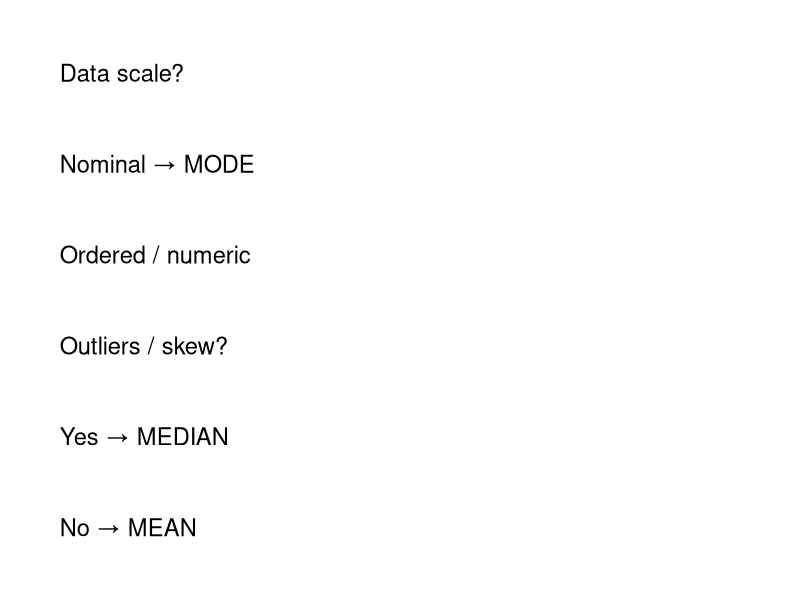
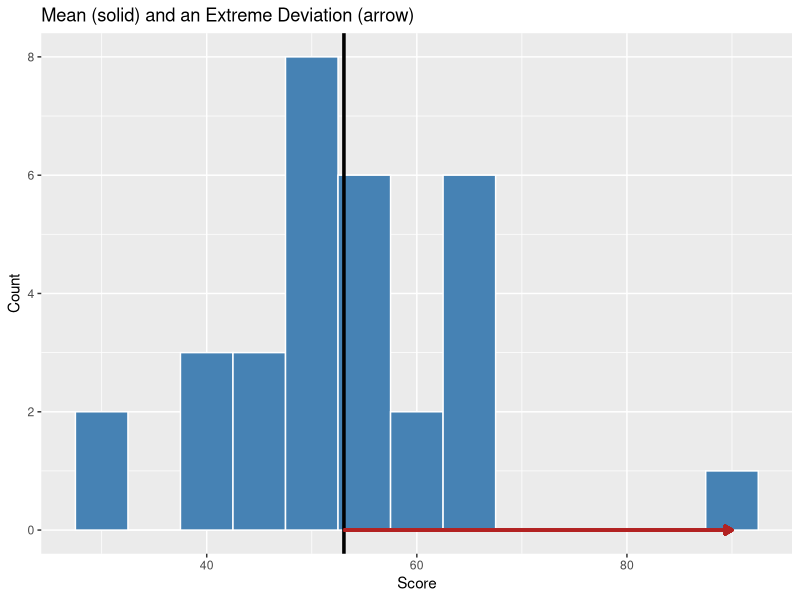

The R script that drew these images, in order:
## ---- chunk 1
library(ggplot2)           # only for making figures
knitr::opts_chunk$set(
  echo = FALSE,            
  message = FALSE, warning = FALSE,
  dev = "png",
  fig.width = 6, fig.height = 4, fig.align = "center"
)
## ---- chunk 2
decision <- data.frame(
  x = rep(1, 6),
  y = 5:0,
  label = c(
    "Data scale?",
    "Nominal → MODE",
    "Ordered / numeric",
    "Outliers / skew?",
    "Yes → MEDIAN",
    "No → MEAN"
  )
)
ggplot(decision, aes(x, y, label = label)) +
  geom_text(size = 6, hjust = 0) +
  xlim(0.9, 4) + ylim(-0.5, 5.5) +
  theme_void()
## ---- chunk 3
set.seed(2)
scores <- c(rnorm(30, 50, 8), 90)   # one extreme value
mn <- mean(scores)
ggplot(data.frame(scores), aes(scores)) +
  geom_histogram(binwidth = 5, fill = "steelblue", colour = "white") +
  geom_vline(xintercept = mn, lwd = 1.2) +
  geom_segment(aes(x = mn, xend = 90, y = 0, yend = 0),
               arrow = arrow(type = "closed", length = unit(0.2, "cm")),
               colour = "firebrick", lwd = 1) +
  labs(title="Mean (solid) and an Extreme Deviation (arrow)",
       x = "Score", y = "Count")
